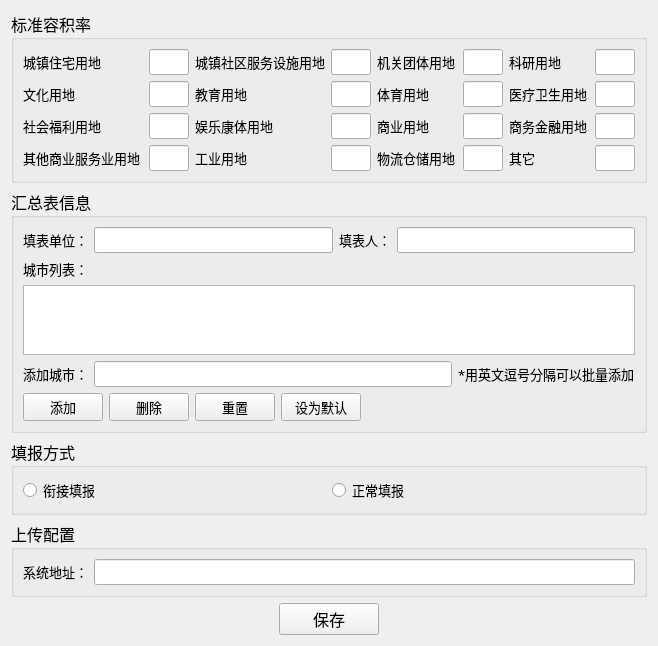
<?xml version="1.0" encoding="UTF-8"?>
<ui version="4.0">
 <class>config</class>
 <widget class="QWidget" name="config">
  <property name="geometry">
   <rect>
    <x>0</x>
    <y>0</y>
    <width>652</width>
    <height>612</height>
   </rect>
  </property>
  <property name="maximumSize">
   <size>
    <width>652</width>
    <height>16777215</height>
   </size>
  </property>
  <property name="font">
   <font>
    <family>微软雅黑</family>
    <pointsize>12</pointsize>
   </font>
  </property>
  <property name="windowTitle">
   <string>修改配置</string>
  </property>
  <layout class="QVBoxLayout" name="verticalLayout">
   <item>
    <widget class="QGroupBox" name="groupBox_4">
     <property name="maximumSize">
      <size>
       <width>652</width>
       <height>16777215</height>
      </size>
     </property>
     <property name="title">
      <string>标准容积率</string>
     </property>
     <layout class="QVBoxLayout" name="verticalLayout_4">
      <item>
       <layout class="QHBoxLayout" name="horizontalLayout_6">
        <item>
         <widget class="QLabel" name="label_5">
          <property name="minimumSize">
           <size>
            <width>120</width>
            <height>0</height>
           </size>
          </property>
          <property name="font">
           <font>
            <family>微软雅黑</family>
            <pointsize>10</pointsize>
           </font>
          </property>
          <property name="text">
           <string>城镇住宅用地</string>
          </property>
         </widget>
        </item>
        <item>
         <widget class="QLineEdit" name="lineEdit_resident">
          <property name="maximumSize">
           <size>
            <width>40</width>
            <height>16777215</height>
           </size>
          </property>
          <property name="font">
           <font>
            <family>微软雅黑</family>
            <pointsize>10</pointsize>
           </font>
          </property>
          <property name="text">
           <string/>
          </property>
         </widget>
        </item>
        <item>
         <widget class="QLabel" name="label_6">
          <property name="minimumSize">
           <size>
            <width>130</width>
            <height>0</height>
           </size>
          </property>
          <property name="maximumSize">
           <size>
            <width>130</width>
            <height>16777215</height>
           </size>
          </property>
          <property name="font">
           <font>
            <family>微软雅黑</family>
            <pointsize>10</pointsize>
           </font>
          </property>
          <property name="text">
           <string>城镇社区服务设施用地</string>
          </property>
         </widget>
        </item>
        <item>
         <widget class="QLineEdit" name="lineEdit_public_comm">
          <property name="maximumSize">
           <size>
            <width>40</width>
            <height>16777215</height>
           </size>
          </property>
          <property name="font">
           <font>
            <family>微软雅黑</family>
            <pointsize>10</pointsize>
           </font>
          </property>
          <property name="text">
           <string/>
          </property>
         </widget>
        </item>
        <item>
         <widget class="QLabel" name="label_7">
          <property name="minimumSize">
           <size>
            <width>80</width>
            <height>0</height>
           </size>
          </property>
          <property name="font">
           <font>
            <family>微软雅黑</family>
            <pointsize>10</pointsize>
           </font>
          </property>
          <property name="text">
           <string>机关团体用地</string>
          </property>
         </widget>
        </item>
        <item>
         <widget class="QLineEdit" name="lineEdit_public_gov">
          <property name="maximumSize">
           <size>
            <width>40</width>
            <height>16777215</height>
           </size>
          </property>
          <property name="font">
           <font>
            <family>微软雅黑</family>
            <pointsize>10</pointsize>
           </font>
          </property>
          <property name="text">
           <string/>
          </property>
         </widget>
        </item>
        <item>
         <widget class="QLabel" name="label_10">
          <property name="minimumSize">
           <size>
            <width>80</width>
            <height>0</height>
           </size>
          </property>
          <property name="font">
           <font>
            <family>微软雅黑</family>
            <pointsize>10</pointsize>
           </font>
          </property>
          <property name="text">
           <string>科研用地</string>
          </property>
         </widget>
        </item>
        <item>
         <widget class="QLineEdit" name="lineEdit_public_resarch">
          <property name="maximumSize">
           <size>
            <width>40</width>
            <height>16777215</height>
           </size>
          </property>
          <property name="font">
           <font>
            <family>微软雅黑</family>
            <pointsize>10</pointsize>
           </font>
          </property>
          <property name="text">
           <string/>
          </property>
         </widget>
        </item>
       </layout>
      </item>
      <item>
       <layout class="QHBoxLayout" name="horizontalLayout_7">
        <item>
         <widget class="QLabel" name="label_11">
          <property name="minimumSize">
           <size>
            <width>120</width>
            <height>0</height>
           </size>
          </property>
          <property name="font">
           <font>
            <family>微软雅黑</family>
            <pointsize>10</pointsize>
           </font>
          </property>
          <property name="text">
           <string>文化用地</string>
          </property>
         </widget>
        </item>
        <item>
         <widget class="QLineEdit" name="lineEdit_public_cul">
          <property name="maximumSize">
           <size>
            <width>40</width>
            <height>16777215</height>
           </size>
          </property>
          <property name="font">
           <font>
            <family>微软雅黑</family>
            <pointsize>10</pointsize>
           </font>
          </property>
          <property name="text">
           <string/>
          </property>
         </widget>
        </item>
        <item>
         <widget class="QLabel" name="label_12">
          <property name="minimumSize">
           <size>
            <width>130</width>
            <height>0</height>
           </size>
          </property>
          <property name="font">
           <font>
            <family>微软雅黑</family>
            <pointsize>10</pointsize>
           </font>
          </property>
          <property name="text">
           <string>教育用地</string>
          </property>
         </widget>
        </item>
        <item>
         <widget class="QLineEdit" name="lineEdit_public_edu">
          <property name="maximumSize">
           <size>
            <width>40</width>
            <height>16777215</height>
           </size>
          </property>
          <property name="font">
           <font>
            <family>微软雅黑</family>
            <pointsize>10</pointsize>
           </font>
          </property>
          <property name="text">
           <string/>
          </property>
         </widget>
        </item>
        <item>
         <widget class="QLabel" name="label_13">
          <property name="minimumSize">
           <size>
            <width>80</width>
            <height>0</height>
           </size>
          </property>
          <property name="font">
           <font>
            <family>微软雅黑</family>
            <pointsize>10</pointsize>
           </font>
          </property>
          <property name="text">
           <string>体育用地</string>
          </property>
         </widget>
        </item>
        <item>
         <widget class="QLineEdit" name="lineEdit_public_sport">
          <property name="maximumSize">
           <size>
            <width>40</width>
            <height>16777215</height>
           </size>
          </property>
          <property name="font">
           <font>
            <family>微软雅黑</family>
            <pointsize>10</pointsize>
           </font>
          </property>
          <property name="text">
           <string/>
          </property>
         </widget>
        </item>
        <item>
         <widget class="QLabel" name="label_14">
          <property name="minimumSize">
           <size>
            <width>80</width>
            <height>0</height>
           </size>
          </property>
          <property name="font">
           <font>
            <family>微软雅黑</family>
            <pointsize>10</pointsize>
           </font>
          </property>
          <property name="text">
           <string>医疗卫生用地</string>
          </property>
         </widget>
        </item>
        <item>
         <widget class="QLineEdit" name="lineEdit_public_health">
          <property name="maximumSize">
           <size>
            <width>40</width>
            <height>16777215</height>
           </size>
          </property>
          <property name="font">
           <font>
            <family>微软雅黑</family>
            <pointsize>10</pointsize>
           </font>
          </property>
          <property name="text">
           <string/>
          </property>
         </widget>
        </item>
       </layout>
      </item>
      <item>
       <layout class="QHBoxLayout" name="horizontalLayout_10">
        <item>
         <widget class="QLabel" name="label_19">
          <property name="minimumSize">
           <size>
            <width>120</width>
            <height>0</height>
           </size>
          </property>
          <property name="font">
           <font>
            <family>微软雅黑</family>
            <pointsize>10</pointsize>
           </font>
          </property>
          <property name="text">
           <string>社会福利用地</string>
          </property>
         </widget>
        </item>
        <item>
         <widget class="QLineEdit" name="lineEdit_public_welfare">
          <property name="maximumSize">
           <size>
            <width>40</width>
            <height>16777215</height>
           </size>
          </property>
          <property name="font">
           <font>
            <family>微软雅黑</family>
            <pointsize>10</pointsize>
           </font>
          </property>
          <property name="text">
           <string/>
          </property>
         </widget>
        </item>
        <item>
         <widget class="QLabel" name="label_20">
          <property name="minimumSize">
           <size>
            <width>130</width>
            <height>0</height>
           </size>
          </property>
          <property name="font">
           <font>
            <family>微软雅黑</family>
            <pointsize>10</pointsize>
           </font>
          </property>
          <property name="text">
           <string>娱乐康体用地</string>
          </property>
         </widget>
        </item>
        <item>
         <widget class="QLineEdit" name="lineEdit_public_entertain">
          <property name="maximumSize">
           <size>
            <width>40</width>
            <height>16777215</height>
           </size>
          </property>
          <property name="font">
           <font>
            <family>微软雅黑</family>
            <pointsize>10</pointsize>
           </font>
          </property>
         </widget>
        </item>
        <item>
         <widget class="QLabel" name="label_15">
          <property name="minimumSize">
           <size>
            <width>80</width>
            <height>0</height>
           </size>
          </property>
          <property name="font">
           <font>
            <family>微软雅黑</family>
            <pointsize>10</pointsize>
           </font>
          </property>
          <property name="text">
           <string>商业用地</string>
          </property>
         </widget>
        </item>
        <item>
         <widget class="QLineEdit" name="lineEdit_commerce">
          <property name="maximumSize">
           <size>
            <width>40</width>
            <height>16777215</height>
           </size>
          </property>
          <property name="font">
           <font>
            <family>微软雅黑</family>
            <pointsize>10</pointsize>
           </font>
          </property>
         </widget>
        </item>
        <item>
         <widget class="QLabel" name="label_21">
          <property name="minimumSize">
           <size>
            <width>80</width>
            <height>0</height>
           </size>
          </property>
          <property name="font">
           <font>
            <family>微软雅黑</family>
            <pointsize>10</pointsize>
           </font>
          </property>
          <property name="text">
           <string>商务金融用地</string>
          </property>
         </widget>
        </item>
        <item>
         <widget class="QLineEdit" name="lineEdit_commerce_office">
          <property name="maximumSize">
           <size>
            <width>40</width>
            <height>16777215</height>
           </size>
          </property>
          <property name="font">
           <font>
            <family>微软雅黑</family>
            <pointsize>10</pointsize>
           </font>
          </property>
         </widget>
        </item>
       </layout>
      </item>
      <item>
       <layout class="QHBoxLayout" name="horizontalLayout_11">
        <item>
         <widget class="QLabel" name="label_22">
          <property name="minimumSize">
           <size>
            <width>120</width>
            <height>0</height>
           </size>
          </property>
          <property name="font">
           <font>
            <family>微软雅黑</family>
            <pointsize>10</pointsize>
           </font>
          </property>
          <property name="text">
           <string>其他商业服务业用地</string>
          </property>
         </widget>
        </item>
        <item>
         <widget class="QLineEdit" name="lineEdit_commerce_other">
          <property name="maximumSize">
           <size>
            <width>40</width>
            <height>16777215</height>
           </size>
          </property>
          <property name="font">
           <font>
            <family>微软雅黑</family>
            <pointsize>10</pointsize>
           </font>
          </property>
         </widget>
        </item>
        <item>
         <widget class="QLabel" name="label_23">
          <property name="minimumSize">
           <size>
            <width>130</width>
            <height>0</height>
           </size>
          </property>
          <property name="font">
           <font>
            <family>微软雅黑</family>
            <pointsize>10</pointsize>
           </font>
          </property>
          <property name="text">
           <string>工业用地</string>
          </property>
         </widget>
        </item>
        <item>
         <widget class="QLineEdit" name="lineEdit_industry">
          <property name="maximumSize">
           <size>
            <width>40</width>
            <height>16777215</height>
           </size>
          </property>
          <property name="font">
           <font>
            <family>微软雅黑</family>
            <pointsize>10</pointsize>
           </font>
          </property>
          <property name="text">
           <string/>
          </property>
         </widget>
        </item>
        <item>
         <widget class="QLabel" name="label_24">
          <property name="minimumSize">
           <size>
            <width>80</width>
            <height>0</height>
           </size>
          </property>
          <property name="font">
           <font>
            <family>微软雅黑</family>
            <pointsize>10</pointsize>
           </font>
          </property>
          <property name="text">
           <string>物流仓储用地</string>
          </property>
         </widget>
        </item>
        <item>
         <widget class="QLineEdit" name="lineEdit_storage">
          <property name="maximumSize">
           <size>
            <width>40</width>
            <height>16777215</height>
           </size>
          </property>
          <property name="font">
           <font>
            <family>微软雅黑</family>
            <pointsize>10</pointsize>
           </font>
          </property>
         </widget>
        </item>
        <item>
         <widget class="QLabel" name="label_25">
          <property name="minimumSize">
           <size>
            <width>80</width>
            <height>0</height>
           </size>
          </property>
          <property name="font">
           <font>
            <family>微软雅黑</family>
            <pointsize>10</pointsize>
           </font>
          </property>
          <property name="text">
           <string>&lt;html&gt;&lt;head/&gt;&lt;body&gt;&lt;p&gt;其它&lt;/p&gt;&lt;/body&gt;&lt;/html&gt;</string>
          </property>
         </widget>
        </item>
        <item>
         <widget class="QLineEdit" name="lineEdit_other">
          <property name="maximumSize">
           <size>
            <width>40</width>
            <height>16777215</height>
           </size>
          </property>
          <property name="font">
           <font>
            <family>微软雅黑</family>
            <pointsize>10</pointsize>
           </font>
          </property>
         </widget>
        </item>
       </layout>
      </item>
     </layout>
    </widget>
   </item>
   <item>
    <widget class="QGroupBox" name="groupBox_3">
     <property name="title">
      <string>汇总表信息</string>
     </property>
     <layout class="QVBoxLayout" name="verticalLayout_3">
      <item>
       <layout class="QHBoxLayout" name="horizontalLayout_4">
        <item>
         <widget class="QLabel" name="label_2">
          <property name="font">
           <font>
            <family>微软雅黑</family>
            <pointsize>10</pointsize>
           </font>
          </property>
          <property name="text">
           <string>填表单位：</string>
          </property>
         </widget>
        </item>
        <item>
         <widget class="QLineEdit" name="lineEdit_org">
          <property name="font">
           <font>
            <family>微软雅黑</family>
            <pointsize>10</pointsize>
           </font>
          </property>
          <property name="text">
           <string/>
          </property>
         </widget>
        </item>
        <item>
         <widget class="QLabel" name="label_3">
          <property name="font">
           <font>
            <family>微软雅黑</family>
            <pointsize>10</pointsize>
           </font>
          </property>
          <property name="text">
           <string>填表人：</string>
          </property>
         </widget>
        </item>
        <item>
         <widget class="QLineEdit" name="lineEdit_person">
          <property name="font">
           <font>
            <family>微软雅黑</family>
            <pointsize>10</pointsize>
           </font>
          </property>
         </widget>
        </item>
       </layout>
      </item>
      <item>
       <widget class="QLabel" name="label_4">
        <property name="font">
         <font>
          <family>微软雅黑</family>
          <pointsize>10</pointsize>
         </font>
        </property>
        <property name="text">
         <string>城市列表：</string>
        </property>
       </widget>
      </item>
      <item>
       <widget class="QListWidget" name="listWidget_city">
        <property name="font">
         <font>
          <family>微软雅黑</family>
          <pointsize>10</pointsize>
         </font>
        </property>
       </widget>
      </item>
      <item>
       <layout class="QHBoxLayout" name="horizontalLayout_9">
        <item>
         <widget class="QLabel" name="label_8">
          <property name="font">
           <font>
            <family>微软雅黑</family>
            <pointsize>10</pointsize>
           </font>
          </property>
          <property name="text">
           <string>添加城市：</string>
          </property>
         </widget>
        </item>
        <item>
         <widget class="QLineEdit" name="lineEdit_cities">
          <property name="font">
           <font>
            <family>微软雅黑</family>
            <pointsize>10</pointsize>
           </font>
          </property>
          <property name="text">
           <string/>
          </property>
         </widget>
        </item>
        <item>
         <widget class="QLabel" name="label_9">
          <property name="font">
           <font>
            <family>微软雅黑</family>
            <pointsize>10</pointsize>
           </font>
          </property>
          <property name="text">
           <string>*用英文逗号分隔可以批量添加</string>
          </property>
         </widget>
        </item>
       </layout>
      </item>
      <item>
       <layout class="QHBoxLayout" name="horizontalLayout_5">
        <item>
         <widget class="QPushButton" name="toolButton_add">
          <property name="maximumSize">
           <size>
            <width>100</width>
            <height>16777215</height>
           </size>
          </property>
          <property name="font">
           <font>
            <family>微软雅黑</family>
            <pointsize>10</pointsize>
           </font>
          </property>
          <property name="text">
           <string>添加</string>
          </property>
         </widget>
        </item>
        <item>
         <widget class="QPushButton" name="toolButton_delete">
          <property name="maximumSize">
           <size>
            <width>100</width>
            <height>16777215</height>
           </size>
          </property>
          <property name="font">
           <font>
            <family>微软雅黑</family>
            <pointsize>10</pointsize>
           </font>
          </property>
          <property name="text">
           <string>删除</string>
          </property>
         </widget>
        </item>
        <item>
         <widget class="QPushButton" name="toolButton_reset">
          <property name="maximumSize">
           <size>
            <width>100</width>
            <height>16777215</height>
           </size>
          </property>
          <property name="font">
           <font>
            <family>微软雅黑</family>
            <pointsize>10</pointsize>
           </font>
          </property>
          <property name="text">
           <string>重置</string>
          </property>
         </widget>
        </item>
        <item>
         <widget class="QPushButton" name="toolButton_default">
          <property name="maximumSize">
           <size>
            <width>100</width>
            <height>16777215</height>
           </size>
          </property>
          <property name="font">
           <font>
            <family>微软雅黑</family>
            <pointsize>10</pointsize>
           </font>
          </property>
          <property name="text">
           <string>设为默认</string>
          </property>
         </widget>
        </item>
        <item>
         <spacer name="horizontalSpacer">
          <property name="orientation">
           <enum>Qt::Horizontal</enum>
          </property>
          <property name="sizeHint" stdset="0">
           <size>
            <width>40</width>
            <height>20</height>
           </size>
          </property>
         </spacer>
        </item>
       </layout>
      </item>
     </layout>
    </widget>
   </item>
   <item>
    <widget class="QGroupBox" name="groupBox">
     <property name="title">
      <string>填报方式</string>
     </property>
     <layout class="QHBoxLayout" name="horizontalLayout">
      <item>
       <widget class="QRadioButton" name="radioButton_join">
        <property name="font">
         <font>
          <family>微软雅黑</family>
          <pointsize>10</pointsize>
         </font>
        </property>
        <property name="text">
         <string>衔接填报</string>
        </property>
       </widget>
      </item>
      <item>
       <widget class="QRadioButton" name="radioButton_normal">
        <property name="font">
         <font>
          <family>微软雅黑</family>
          <pointsize>10</pointsize>
         </font>
        </property>
        <property name="text">
         <string>正常填报</string>
        </property>
       </widget>
      </item>
     </layout>
    </widget>
   </item>
   <item>
    <widget class="QGroupBox" name="groupBox_2">
     <property name="title">
      <string>上传配置</string>
     </property>
     <layout class="QVBoxLayout" name="verticalLayout_2">
      <item>
       <layout class="QHBoxLayout" name="horizontalLayout_3">
        <item>
         <widget class="QLabel" name="label">
          <property name="font">
           <font>
            <family>微软雅黑</family>
            <pointsize>10</pointsize>
           </font>
          </property>
          <property name="text">
           <string>系统地址：</string>
          </property>
         </widget>
        </item>
        <item>
         <widget class="QLineEdit" name="lineEdit_culp">
          <property name="font">
           <font>
            <family>微软雅黑</family>
            <pointsize>10</pointsize>
           </font>
          </property>
         </widget>
        </item>
       </layout>
      </item>
     </layout>
    </widget>
   </item>
   <item>
    <layout class="QHBoxLayout" name="horizontalLayout_2">
     <item>
      <widget class="QPushButton" name="pushButton_confirm">
       <property name="maximumSize">
        <size>
         <width>100</width>
         <height>16777215</height>
        </size>
       </property>
       <property name="text">
        <string>保存</string>
       </property>
      </widget>
     </item>
    </layout>
   </item>
  </layout>
 </widget>
 <resources/>
 <connections/>
</ui>
